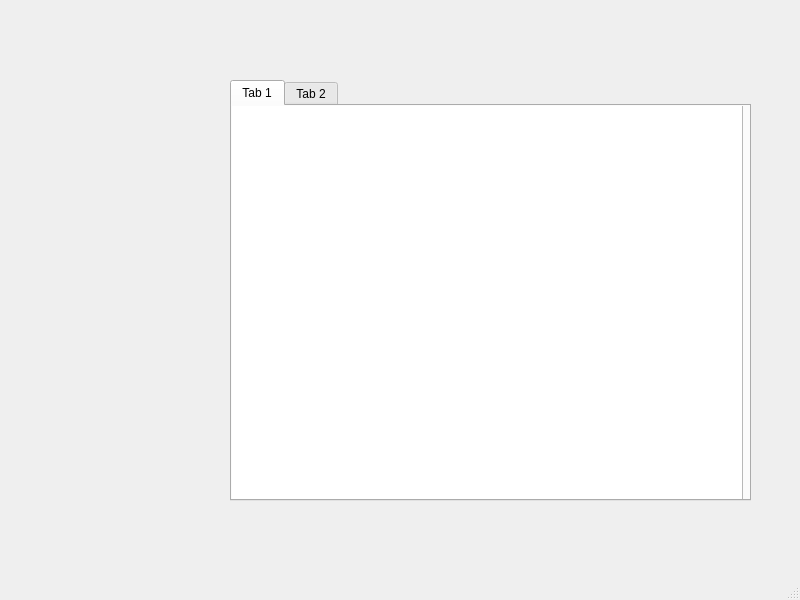
<?xml version="1.0" encoding="UTF-8"?>
<ui version="4.0">
 <class>MainWindow</class>
 <widget class="QMainWindow" name="MainWindow">
  <property name="geometry">
   <rect>
    <x>0</x>
    <y>0</y>
    <width>800</width>
    <height>600</height>
   </rect>
  </property>
  <property name="windowTitle">
   <string>MainWindow</string>
  </property>
  <widget class="QWidget" name="centralwidget">
   <widget class="QTabWidget" name="tabWidget">
    <property name="geometry">
     <rect>
      <x>230</x>
      <y>80</y>
      <width>521</width>
      <height>421</height>
     </rect>
    </property>
    <property name="currentIndex">
     <number>0</number>
    </property>
    <widget class="QWidget" name="tab">
     <attribute name="title">
      <string>Tab 1</string>
     </attribute>
     <widget class="QPlainTextEdit" name="editor">
      <property name="geometry">
       <rect>
        <x>-140</x>
        <y>-90</y>
        <width>651</width>
        <height>491</height>
       </rect>
      </property>
      <property name="plainText">
       <string/>
      </property>
     </widget>
    </widget>
    <widget class="QWidget" name="tab_2">
     <attribute name="title">
      <string>Tab 2</string>
     </attribute>
    </widget>
   </widget>
  </widget>
  <widget class="QMenuBar" name="menubar">
   <property name="geometry">
    <rect>
     <x>0</x>
     <y>0</y>
     <width>800</width>
     <height>22</height>
    </rect>
   </property>
  </widget>
  <widget class="QStatusBar" name="statusbar"/>
 </widget>
 <resources/>
 <connections/>
</ui>
